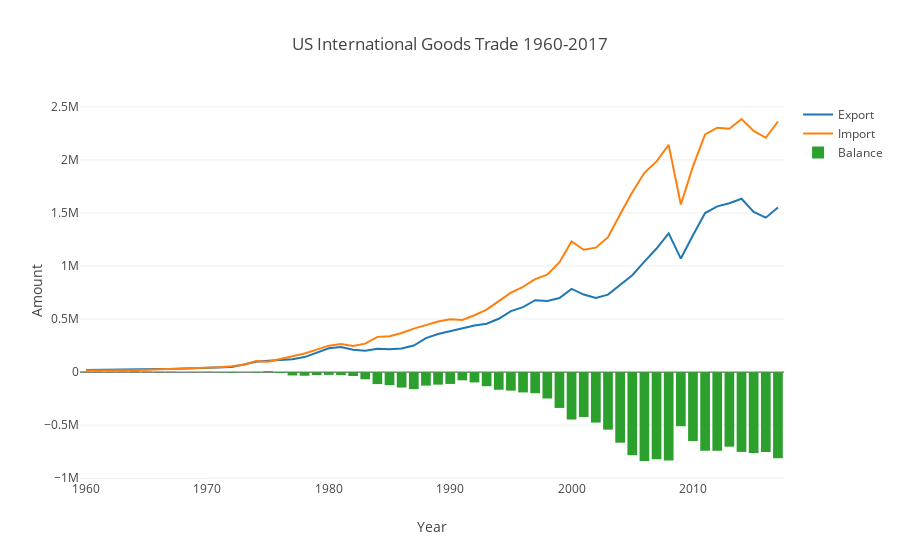

Notebook cell for this chart:
### Code cell
trace0 = go.Scatter(
    x = total['Period'],
    y = total['Export_Goods'],
    name = "Export"
)

trace1 = go.Scatter(
    x = total['Period'],
    y = total['Import_Goods'],
    name = "Import"
)

trace2 = go.Bar(
    x = total['Period'],
    y = total['Balance_Goods'],
    name = "Balance"
)

data_plt = [trace0,trace1,trace2]

layout = go.Layout(title = 'US International Goods Trade 1960-2017',
              xaxis = dict(title = 'Year'),
              yaxis = dict(title = 'Amount'))

fig = go.Figure(data=data_plt, layout=layout)

py.iplot(fig, filename='Goods_trade')
